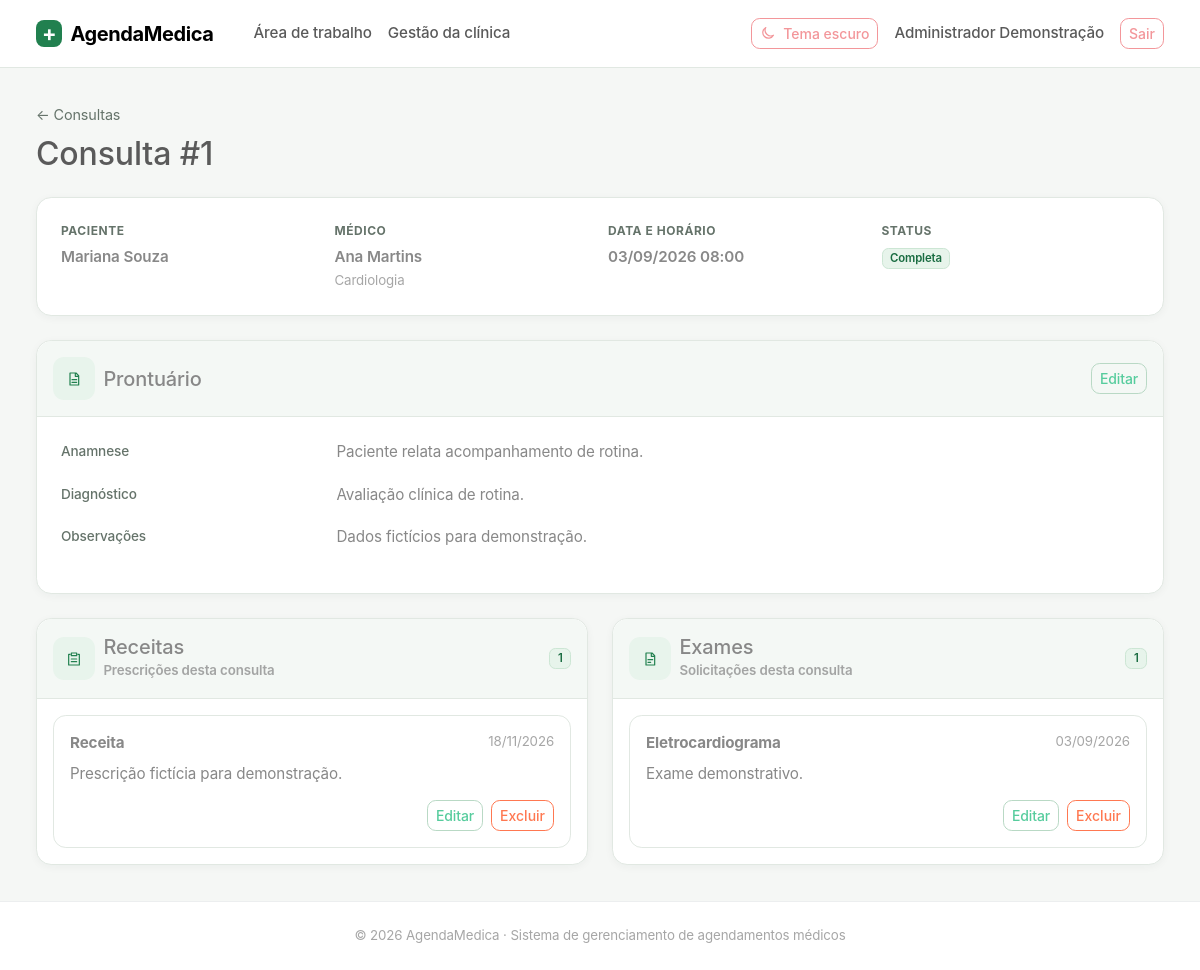
/portal/consultas/1/ (signed in), run on the app's committed database.
### usuarios/models.py (models this page shows, shortened)
class Usuario(AbstractUser):
    class TipoUsuario(models.TextChoices):
        PACIENTE = "PACIENTE", "Paciente"
        MEDICO = "MEDICO", "Médico"
        FUNCIONARIO = "FUNCIONARIO", "Funcionário administrativo"
        ADMINISTRADOR = "ADMINISTRADOR", "Administrador do sistema"
    cpf = models.CharField(max_length=11, unique=True, verbose_name="CPF")
    nome = models.CharField(max_length=70, verbose_name="Nome")
    endereco = models.CharField(max_length=100, verbose_name="Endereço")
    telefone = models.CharField(max_length=20, verbose_name="Telefone")
    data_nascimento = models.DateField(verbose_name="Data de nascimento")
    tipo_usuario = models.CharField(
        max_length=20,
        choices=TipoUsuario.choices,
        verbose_name="Tipo de usuário",
    )
    objects = UsuarioManager()
    REQUIRED_FIELDS = [
        "email",
        "cpf",
        "nome",
        "endereco",
        "telefone",
        "data_nascimento",
    ]

class Paciente(models.Model):
    usuario = models.OneToOneField(
        "usuarios.Usuario",
        on_delete=models.CASCADE,
        related_name="perfil_paciente",
    )
    plano_medico = models.CharField(max_length=100, blank=True)

class Medico(models.Model):
    usuario = models.OneToOneField(
        "usuarios.Usuario",
        on_delete=models.CASCADE,
        related_name="perfil_medico",
    )
    crm = models.CharField(max_length=12, unique=True)
    rqe = models.CharField(max_length=12, blank=True)
    especialidade = models.ForeignKey(
        "agenda.Especialidade",
        on_delete=models.PROTECT,
        related_name="medicos",
    )

### atendimento/models.py (models this page shows, shortened)
class Consulta(models.Model):
    class Status(models.TextChoices):
        AGENDADA = "AGENDADA", "Agendada"
        CONFIRMADA = "CONFIRMADA", "Confirmada"
        COMPLETA = "COMPLETA", "Completa"
        CANCELADA = "CANCELADA", "Cancelada"
        NAO_COMPARECEU = "NAO_COMPARECEU", "Não compareceu"
    medico = models.ForeignKey(
        "usuarios.Medico",
        on_delete=models.PROTECT,
        related_name="consultas",
    )
    paciente = models.ForeignKey(
        "usuarios.Paciente",
        on_delete=models.PROTECT,
        related_name="consultas",
    )
    data_hora = models.DateTimeField(verbose_name="Data e horário")
    status = models.CharField(
        max_length=20,
        choices=Status.choices,
        default=Status.AGENDADA,
    )
    class Meta:
        ordering = ["data_hora"]
        constraints = [
            models.UniqueConstraint(
                fields=["medico", "data_hora"],
                name="consulta_medico_horario_unico",
            ),
        ]

class Prontuario(models.Model):
    consulta = models.OneToOneField(
        Consulta,
        on_delete=models.PROTECT,
        related_name="prontuario",
    )
    anamnese = models.TextField(blank=True)
    diagnostico = models.TextField(blank=True)
    observacoes = models.TextField(blank=True)
    criado_em = models.DateTimeField(auto_now_add=True)

class Receita(models.Model):
    prontuario = models.ForeignKey(
        Prontuario,
        on_delete=models.CASCADE,
        related_name="receitas",
    )
    descricao = models.TextField()
    data_emissao = models.DateField(auto_now_add=True)

class Exame(models.Model):
    prontuario = models.ForeignKey(
        Prontuario,
        on_delete=models.CASCADE,
        related_name="exames",
    )
    nome = models.CharField(max_length=100)
    descricao = models.TextField(blank=True)
    data_solicitacao = models.DateField(null=True, blank=True)

### agenda/models.py (models this page shows, shortened)
class Especialidade(models.Model):
    nome = models.CharField(max_length=30, unique=True)
    tempo_medio_consulta = models.PositiveIntegerField(
        help_text="Tempo médio da consulta em minutos."
    )
    def __str__(self):
        return self.nome

### usuarios/portal_views.py (the view)
# urls.py: path("portal/consultas/<int:pk>/",v.consulta_detalhe,name="portal_consulta_detalhe"),
@login_required
def consulta_detalhe(request,pk):
    c=get_object_or_404(Consulta.objects.select_related("paciente__usuario","medico__usuario","medico__especialidade"),pk=pk)
    u=request.user
    if u.tipo_usuario==Usuario.TipoUsuario.PACIENTE and c.paciente.usuario_id!=u.id: return redirect("inicio")
    if u.tipo_usuario==Usuario.TipoUsuario.MEDICO and c.medico.usuario_id!=u.id: return redirect("inicio")
    if u.tipo_usuario not in (Usuario.TipoUsuario.PACIENTE,Usuario.TipoUsuario.MEDICO,*ADMIN) or u.tipo_usuario == Usuario.TipoUsuario.FUNCIONARIO: return redirect("inicio")
    prontuario=getattr(c,"prontuario",None)
    return render(request,"portal/consulta_detalhe.html",{"consulta":c,"prontuario":prontuario,"exames":prontuario.exames.all() if prontuario else [],"receitas":prontuario.receitas.all() if prontuario else []})

### templates/portal/consulta_detalhe.html (shortened to what this page needs)
{% extends "base.html" %}
{% block content %}
<div class="page-heading mb-4">
    <div>
        {% if user.tipo_usuario == "PACIENTE" %}<a class="back-link" href="{% url 'portal_minhas_consultas' %}">← Consultas</a>
        {% elif user.tipo_usuario == "MEDICO" %}<a class="back-link" href="{% url 'portal_consultas_medico' %}">← Consultas</a>
        {% else %}<a class="back-link" href="{% url 'portal_consultas' %}">← Consultas</a>{% endif %}
        <h1 class="h2 mt-2 mb-0">Consulta #{{ consulta.pk }}</h1>
    </div>
</div>
<section class="card mb-4">
    <div class="card-body p-4">
        <div class="row g-3">
            <div class="col-sm-6 col-xl-3"><span class="detail-label">Paciente</span><div class="fw-semibold">{{ consulta.paciente.usuario.nome }}</div></div>
            <div class="col-sm-6 col-xl-3"><span class="detail-label">Médico</span><div class="fw-semibold">{{ consulta.medico.usuario.nome }}</div><span class="small text-body-secondary">{{ consulta.medico.especialidade }}</span></div>
            <div class="col-sm-6 col-xl-3"><span class="detail-label">Data e horário</span><div class="fw-semibold">{{ consulta.data_hora|date:"d/m/Y H:i" }}</div></div>
            <div class="col-sm-6 col-xl-3"><span class="detail-label">Status</span><div><span class="badge text-bg-success-subtle">{{ consulta.get_status_display }}</span></div></div>
        </div>
    </div>
</section>
{% if prontuario %}
    <section class="card record-summary mb-4">
        <div class="card-header d-flex align-items-center gap-2 py-3"><span class="module-icon mb-0"><svg class="icon" viewBox="0 0 24 24" aria-hidden="true"><path d="M6 3h9l4 4v14H6zM14 3v5h5M9 13h7M9 17h7"/></svg></span><h2 class="h5 mb-0">Prontuário</h2>{% if user.tipo_usuario == "ADMINISTRADOR" %}<a class="btn btn-sm btn-outline-success ms-auto" href="{% url 'portal_registro_editar' 'prontuario' prontuario.pk %}">Editar</a>{% endif %}</div>
        <div class="card-body p-4">
            <dl class="record-fields row mb-0">
                <dt class="col-md-3">Anamnese</dt><dd class="col-md-9">{{ prontuario.anamnese|default:"Não registrada." }}</dd>
                <dt class="col-md-3">Diagnóstico</dt><dd class="col-md-9">{{ prontuario.diagnostico|default:"Não registrado." }}</dd>
                <dt class="col-md-3">Observações</dt><dd class="col-md-9">{{ prontuario.observacoes|default:"Nenhuma observação." }}</dd>
            </dl>
        </div>
    </section>
{% else %}
    <div class="soft-note mb-4" role="status">Ainda não há prontuário registrado para esta consulta.</div>
{% endif %}
<div class="row g-4">
    <div class="col-12 col-xl-6">
        <section class="card record-section-card h-100">
            <div class="card-header d-flex flex-wrap justify-content-between align-items-center gap-2 p-3">
                <div class="d-flex align-items-center gap-2"><span class="module-icon mb-0" aria-hidden="true"><svg class="icon" viewBox="0 0 24 24"><path d="M8 3h8v4H8zM6 5H4v16h16V5h-2M8 12h8M8 16h8"/></svg></span><div><h2 class="h5 mb-0">Receitas</h2><span class="small text-body-secondary">Prescrições desta consulta</span></div></div>
                <span class="badge text-bg-success-subtle">{{ receitas|length }}</span>
            </div>
            <div class="card-body p-3">
                <div class="record-list">
                    {% for receita in receitas %}
                        <article class="record-item">
                            <div class="d-flex flex-wrap justify-content-between gap-2 mb-2"><strong>Receita</strong><time class="small text-body-secondary" datetime="{{ receita.data_emissao|date:'Y-m-d' }}">{{ receita.data_emissao|date:"d/m/Y" }}</time></div>
                            <p class="mb-0 record-description">{{ receita.descricao }}</p>
                            {% if user.tipo_usuario == "ADMINISTRADOR" %}<div class="record-actions"><a class="btn btn-sm btn-outline-success" href="{% url 'portal_registro_editar' 'receita' receita.pk %}">Editar</a><form method="post" action="{% url 'portal_registro_excluir' 'receita' receita.pk %}" onsubmit="return confirm('Excluir esta receita? Esta ação não pode ser desfeita.')">{% csrf_token %}<button class="btn btn-sm btn-outline-danger" type="submit">Excluir</button></form></div>{% endif %}
                        </article>
                    {% empty %}<p class="empty-record mb-0">Nenhuma receita registrada para esta consulta.</p>
                    {% endfor %}
                </div>
            </div>
        </section>
    </div>
    <div class="col-12 col-xl-6">
        <section class="card record-section-card h-100">
            <div class="card-header d-flex flex-wrap justify-content-between align-items-center gap-2 p-3">
                <div class="d-flex align-items-center gap-2"><span class="module-icon mb-0" aria-hidden="true"><svg class="icon" viewBox="0 0 24 24"><path d="M6 3h9l4 4v14H6zM14 3v5h5M9 13h7M9 17h4"/></svg></span><div><h2 class="h5 mb-0">Exames</h2><span class="small text-body-secondary">Solicitações desta consulta</span></div></div>
                <span class="badge text-bg-success-subtle">{{ exames|length }}</span>
            </div>
            <div class="card-body p-3">
                <div class="record-list">
                    {% for exame in exames %}
                        <article class="record-item">
                            <div class="d-flex flex-wrap justify-content-between gap-2 mb-2"><strong>{{ exame.nome }}</strong><time class="small text-body-secondary" {% if exame.data_solicitacao %}datetime="{{ exame.data_solicitacao|date:'Y-m-d' }}"{% endif %}>{{ exame.data_solicitacao|date:"d/m/Y"|default:"Data não informada" }}</time></div>
                            <p class="mb-0 record-description">{{ exame.descricao|default:"Sem descrição adicional." }}</p>
                            {% if user.tipo_usuario == "ADMINISTRADOR" %}<div class="record-actions"><a class="btn btn-sm btn-outline-success" href="{% url 'portal_registro_editar' 'exame' exame.pk %}">Editar</a><form method="post" action="{% url 'portal_registro_excluir' 'exame' exame.pk %}" onsubmit="return confirm('Excluir este exame? Esta ação não pode ser desfeita.')">{% csrf_token %}<button class="btn btn-sm btn-outline-danger" type="submit">Excluir</button></form></div>{% endif %}
                        </article>
                    {% empty %}<p class="empty-record mb-0">Nenhum exame solicitado para esta consulta.</p>
                    {% endfor %}
                </div>
            </div>
        </section>
    </div>
</div>
{% endblock %}

### templates/base.html (shortened to what this page needs)
{% load static %}
<!doctype html>
<html lang="pt-br" data-bs-theme="light">
<head>
    <link href="{% static 'vendor/bootstrap/bootstrap.min.css' %}" rel="stylesheet">
    <link href="{% static 'css/themes/light.css' %}" rel="stylesheet">
    <link href="{% static 'css/themes/dark.css' %}" rel="stylesheet">
    <link href="{% static 'css/themes/custom.css' %}" rel="stylesheet">
    <link href="{% static 'css/site.css' %}" rel="stylesheet">
</head>
<body class="d-flex flex-column min-vh-100">
    <nav class="navbar navbar-expand-lg border-bottom bg-body sticky-top">
        <div class="container-fluid app-container">
            <a class="navbar-brand fw-bold" href="{% if user.is_authenticated %}{% url 'portal_home' %}{% else %}{% url 'login' %}{% endif %}"><span class="brand-mark me-2" aria-hidden="true">+</span>AgendaMedica</a>
            <div class="collapse navbar-collapse" id="navbarPrincipal">
                {% if user.is_authenticated %}<ul class="navbar-nav me-auto"><li class="nav-item"><a class="nav-link" href="{% url 'portal_home' %}">Área de trabalho</a></li>{% if user.tipo_usuario == 'ADMINISTRADOR' or user.tipo_usuario == 'FUNCIONARIO' %}<li class="nav-item"><a class="nav-link" href="{% url 'gestao_inicio' %}">Gestão da clínica</a></li>{% endif %}</ul>{% endif %}
                <ul class="navbar-nav ms-auto align-items-lg-center gap-lg-2">
                    <li class="nav-item"><button class="btn btn-outline-secondary btn-sm theme-toggle" id="alternarTema" type="button" aria-label="Alternar tema"><svg id="iconeTema" class="icon" viewBox="0 0 24 24" aria-hidden="true"><path d="M20.2 15.3A8.5 8.5 0 0 1 8.7 3.8 8.5 8.5 0 1 0 20.2 15.3Z"/></svg><span id="textoTema">Tema escuro</span></button></li>
                    {% if user.is_authenticated %}<li class="nav-item"><a class="nav-link" href="{% url 'meu_perfil' %}">{{ user.nome|default:user.username }}</a></li><li class="nav-item"><form method="post" action="{% url 'logout' %}">{% csrf_token %}<button class="btn btn-outline-secondary btn-sm" type="submit">Sair</button></form></li>{% else %}<li class="nav-item"><a class="nav-link" href="{% url 'login' %}">Entrar</a></li><li class="nav-item"><a class="btn btn-success btn-sm" href="{% url 'cadastro' %}">Criar conta</a></li>{% endif %}
                </ul>
            </div>
        </div>
    </nav>
    <main class="container-fluid app-container flex-grow-1 py-4 py-lg-5">
        {% block content %}{% endblock %}
    </main>
    <footer class="border-top py-4 mt-auto">
        <div class="container-fluid app-container text-center text-body-secondary small">
            &copy; 2026 AgendaMedica · Sistema de gerenciamento de agendamentos médicos
        </div>
    </footer>
</body>
</html>

### static/css/themes/light.css (style rules this page uses)
:root, [data-bs-theme="light"] { --am-bg-page: #f5f7f5; --am-bg-surface: #ffffff; --am-text-primary: #1f2d25; --am-text-muted: #65736a; --am-brand-primary: #21804f; --am-brand-accent: #e8f4ec; --am-border-color: #e1e8e2; --am-card-shadow: 0 2px 8px rgba(27, 55, 37, 0.045); --bs-primary: #21804f; --bs-primary-rgb: 33, 128, 79; --bs-success: #21804f; --bs-success-rgb: 33, 128, 79; --bs-link-color: #1c7145; --bs-link-color-rgb: 28, 113, 69; --bs-link-hover-color: #155938; }

### static/css/themes/custom.css (style rules this page uses)
body { background-color: var(--am-bg-page); color: var(--am-text-primary); transition: background-color 0.2s ease, color 0.2s ease; }
.card, .navbar, footer { background-color: var(--am-bg-surface) !important; border-color: var(--am-border-color) !important; }
.card { box-shadow: var(--am-card-shadow); }

### data on the page
Usuario: nome "Administrador Demonstração"
Consulta: pk "1", paciente.usuario.nome "Mariana Souza", medico.usuario.nome "Ana Martins", medico.especialidade "Cardiologia", data_hora "03/09/2026 08:00", status "Completa"
Prontuario: anamnese "Paciente relata acompanhamento de rotina.", diagnostico "Avaliação clínica de rotina.", observacoes "Dados fictícios para demonstração."
Receita: data_emissao "18/11/2026", descricao "Prescrição fictícia para demonstração."
Exame: nome "Eletrocardiograma", data_solicitacao "03/09/2026", descricao "Exame demonstrativo."

### other printed values
{{ receitas|length }} "1"
{{ exames|length }} "1"
